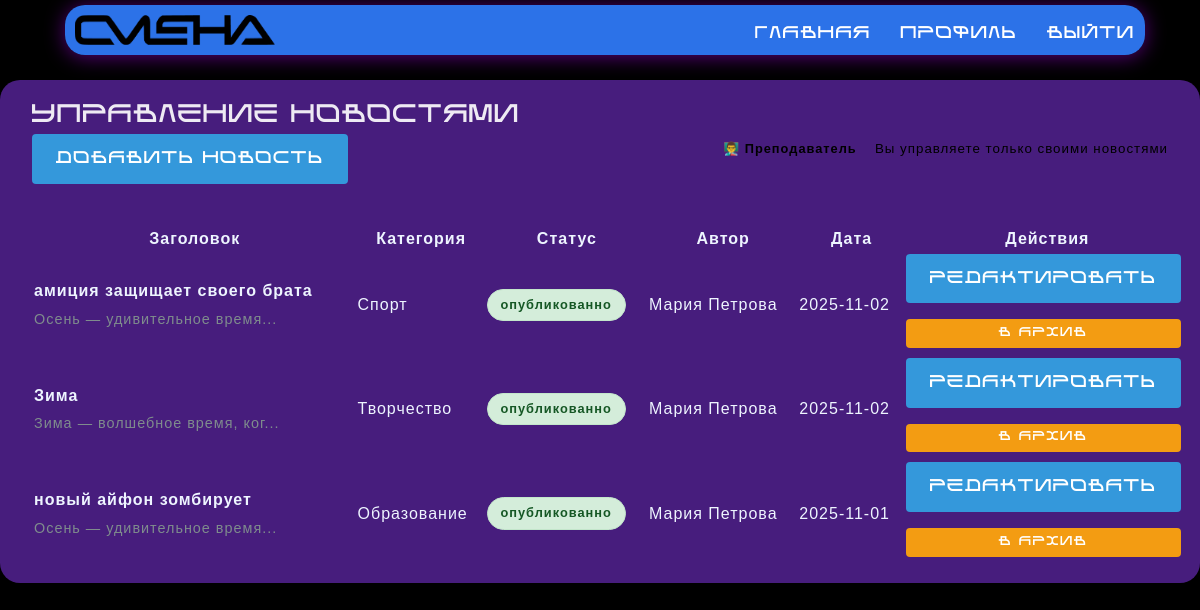
Screenshot of /КУРСАЧ2/manage_news.php (signed in) with the database file from the repository.
### tables this page shows
CREATE TABLE `news` (
  `id_nwes` int(11) NOT NULL,
  `id_user` int(11) NOT NULL,
  `categories_id` int(11) NOT NULL,
  `id_status` int(11) NOT NULL,
  `role_id` int(11) NOT NULL,
  `title` varchar(250) NOT NULL,
  `text` text NOT NULL,
  `date_relise` date NOT NULL
);

CREATE TABLE `categories` (
  `categories_id` int(11) NOT NULL,
  `title` varchar(250) NOT NULL,
  `text` varchar(250) NOT NULL
);

CREATE TABLE `status` (
  `id_status` int(11) NOT NULL,
  `title` varchar(250) NOT NULL
);

CREATE TABLE `users` (
  `id_user` int(11) NOT NULL,
  `name` varchar(250) NOT NULL,
  `lastname` varchar(250) NOT NULL,
  `login` varchar(250) NOT NULL,
  `password` varchar(250) NOT NULL,
  `role_id` int(11) NOT NULL
);

### КУРСАЧ2/auth.php (called while the page is built, shortened)
<?php
function getUserRole() {
    return $_SESSION['role_id'] ?? null;
}
function getUserId() {
    return $_SESSION['user_id'] ?? null;
}
function canEditNews($news_author_id = null) {
    $user_role = getUserRole();
    $user_id = getUserId();
    if ($user_role == 2 && $news_author_id == $user_id) {
        return true;
    }
    return false;
}
?>

### КУРСАЧ2/manage_news.php (the view, shortened to what this page needs)
<?php
require_once 'auth.php';
if (getUserRole() == 1) {
    $stmt = $pdo->prepare("
        SELECT n.*, c.title as category_title, u.name, u.lastname, s.title as status_title
        FROM news n
        LEFT JOIN categories c ON n.categories_id = c.categories_id
        LEFT JOIN users u ON n.id_user = u.id_user
        LEFT JOIN status s ON n.id_status = s.id_status
        ORDER BY n.date_relise DESC
    ");
    $stmt->execute();
} else {
    $stmt = $pdo->prepare("
        SELECT n.*, c.title as category_title, u.name, u.lastname, s.title as status_title
        FROM news n
        LEFT JOIN categories c ON n.categories_id = c.categories_id
        LEFT JOIN users u ON n.id_user = u.id_user
        LEFT JOIN status s ON n.id_status = s.id_status
        WHERE n.id_user = ?
        ORDER BY n.date_relise DESC
    ");
    $stmt->execute([getUserId()]);
}
$news = $stmt->fetchAll(PDO::FETCH_ASSOC);
require_once 'header.php';
?>
<div class="container">
    <h2>Управление новостями</h2>
    <div class="management-header">
        <div>
            <a href="add_news.php" class="btn btn-primary">Добавить новость</a>
        </div>
        <div>
            <?php if (getUserRole() == 1): ?>
                <span class="role-badge admin">👑 Администратор</span>
                <small>Вы можете управлять всеми новостями</small>
            <?php else: ?>
                <span class="role-badge teacher">👨‍🏫 Преподаватель</span>
                <small>Вы управляете только своими новостями</small>
            <?php endif; ?>
        </div>
    </div>
    <div class="news-list">
        <?php if (empty($news)): ?>
            <p>Новостей не найдено.</p>
        <?php else: ?>
            <table class="news-table">
                <thead>
                    <tr>
                        <th>Заголовок</th>
                        <th>Категория</th>
                        <th>Статус</th>
                        <th>Автор</th>
                        <th>Дата</th>
                        <th>Действия</th>
                    </tr>
                </thead>
                <tbody>
                    <?php foreach ($news as $item): ?>
                        <tr>
                            <td>
                                <strong><?php echo htmlspecialchars($item['title']); ?></strong>
                                <div class="news-preview"><?php echo htmlspecialchars(substr($item['text'], 0, 50)); ?>...</div>
                            </td>
                            <td><?php echo htmlspecialchars($item['category_title']); ?></td>
                            <td>
                                <span class="status-badge status-<?php echo $item['id_status']; ?>">
                                    <?php echo htmlspecialchars($item['status_title']); ?>
                                </span>
                            </td>
                            <td><?php echo htmlspecialchars($item['name'] . ' ' . $item['lastname']); ?></td>
                            <td><?php echo $item['date_relise']; ?></td>
                            <td class="actions">
                                <?php if (canEditNews($item['id_user'])): ?>
                                    <a href="edit_news.php?id=<?php echo $item['id_nwes']; ?>" class="btn btn-small">Редактировать</a>
                                <?php endif; ?>
                                <?php if (getUserRole() == 1 || $item['id_user'] == getUserId()): ?>
                                    <div class="status-actions">
                                        <?php if ($item['id_status'] == 1):  ?>
                                            <?php if (getUserRole() == 1): ?>
                                                <a href="manage_news.php?action=publish&id=<?php echo $item['id_nwes']; ?>"
                                                   class="btn btn-small btn-success"
                                                   onclick="return confirm('Опубликовать эту новость?')">
                                                    Опубликовать
                                                </a>
                                                <a href="manage_news.php?action=reject&id=<?php echo $item['id_nwes']; ?>"
                                                   class="btn btn-small btn-danger"
                                                   onclick="return confirm('Отклонить эту новость?')">
                                                    Отклонить
                                                </a>
                                            <?php endif; ?>
                                        <?php elseif ($item['id_status'] == 2):  ?>
                                            <a href="manage_news.php?action=archive&id=<?php echo $item['id_nwes']; ?>"
                                               class="btn btn-small btn-warning"
                                               onclick="return confirm('Переместить в архив?')">
                                                В архив
                                            </a>
                                        <?php endif; ?>
                                    </div>
                                <?php endif; ?>
                            </td>
                        </tr>
                    <?php endforeach; ?>
                </tbody>
            </table>
        <?php endif; ?>
    </div>
</div>

### КУРСАЧ2/style.css (style rules this page uses)
* { letter-spacing: 1px; box-sizing: border-box; margin: 0; padding: 0; }
body { margin-top: 80px; line-height: 1.6; background-color: #000000; }
.container { margin: 0 auto; max-width: 1500px; padding: 1rem 2rem 1rem 2rem; background-color: #8939ef85; border-radius: 20px; position: relative; z-index: -2; }
.status-badge { border-radius: 20px; display: inline-block; font-size: 0.8rem; font-weight: 600; min-width: 100px; padding: 0.3rem 0.8rem; text-align: center; }
.actions { width: 100px; }
.role-badge { border-radius: 20px; display: inline-block; font-size: 0.8rem; font-weight: 600; min-width: 120px; padding: 0.3rem 0.8rem; text-align: center; }
h1, h2, h3, h4, h5, h6, a, button { font-family: 'kiber', sans-serif; font-weight: 700; letter-spacing: 2px; text-transform: uppercase; }
h2 { color: #ffffffe8; }
body, p, div, span, li, strong, td, small { font-family: 'kiber-n', sans-serif; }
.btn { background: #3498db; border: none; border-radius: 4px; color: white; cursor: pointer; display: inline-block; font-size: 1rem; margin-bottom: 0.5rem; margin-right: 0.5rem; padding: 0.75rem 1.5rem; text-decoration: none; transition: background 0.3s; }
.btn-warning { background: #f39c12; }
.btn-primary { background: #3498db; }
.management-header { align-items: flex-start; display: flex; flex-wrap: wrap; gap: 1rem; justify-content: space-between; margin-bottom: 2rem; width: 100%; }
.news-list { display: grid; margin-top: 1rem; width: 102%; }
.news-table { color: #eef5ff; }
.news-table .actions { min-width: 200px; }
.news-preview { color: #7f8c8d; font-size: 0.9rem; margin-top: 0.25rem; }
.status-actions { display: flex; flex-direction: column; gap: 0.3rem; margin-top: 0.5rem; }
.status-actions .btn-small { font-size: 0.75rem; padding: 0.3rem 0.6rem; text-align: center; }
.status-2 { background: #d4edda; border: 1px solid #c3e6cb; color: #155724; }

### rows the page displays
news: title "амиция защищает своего брата", text "Осень — удивительное время", categories.title "Спорт", id_status.title "опубликованно", id_user.lastname "Мария Петрова", date_relise "2025-11-02"
news: title "Зима", text "Зима — волшебное время, ког", categories.title "Творчество", id_status.title "опубликованно", id_user.lastname "Мария Петрова", date_relise "2025-11-02"
news: title "новый айфон зомбирует", text "Осень — удивительное время", categories.title "Образование", id_status.title "опубликованно", id_user.lastname "Мария Петрова", date_relise "2025-11-01"
